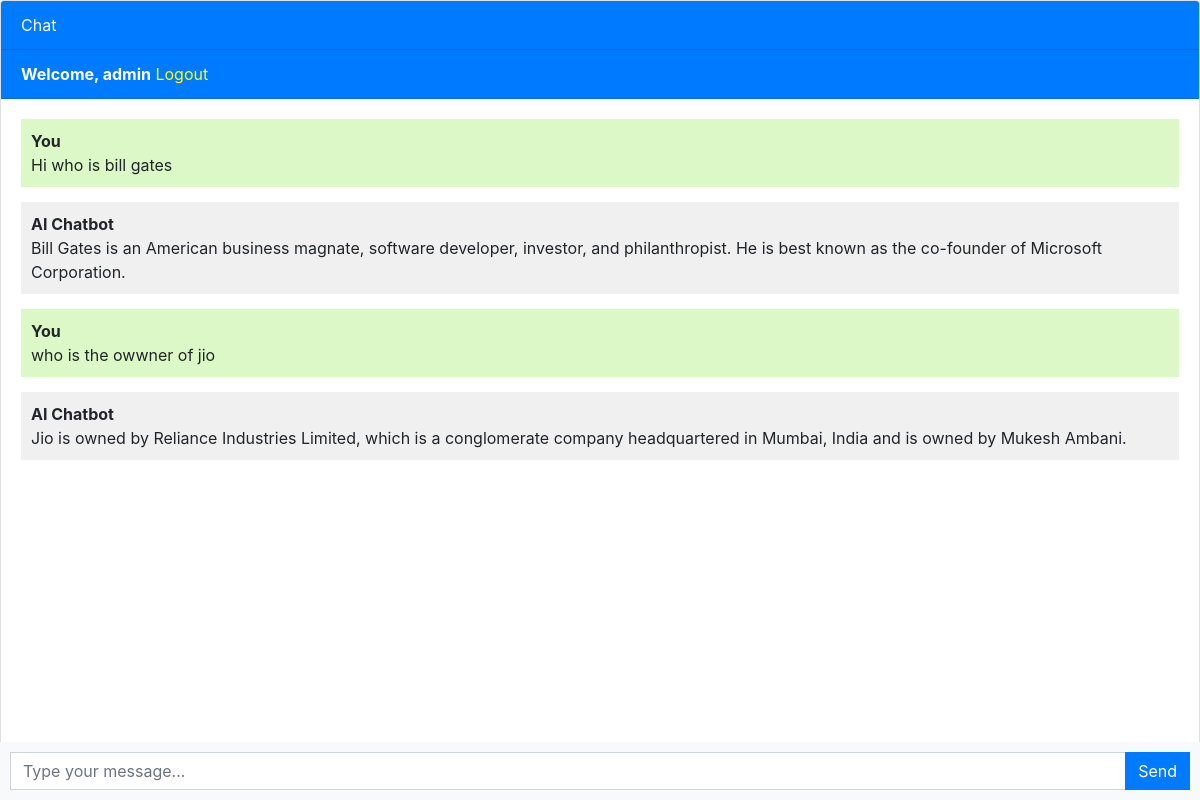
Screenshot of / (signed in) with the database file from the repository.
### chatbot/models.py (models this page shows, shortened)
class Chat(models.Model):
    user = models.ForeignKey(User , on_delete=models.CASCADE)
    message = models.TextField()
    response = models.TextField()
    created_at = models.DateTimeField(auto_now_add=True)

### chatbot/views.py (the view)
# urls.py: path('', views.chatbot, name='chatbot'),
def chatbot(request):
    chats = Chat.objects.filter(user=request.user)
    if request.method == 'POST':
        message = request.POST.get('message')
        response = ask_openai(message)
        chat = Chat(user=request.user , message=message ,response=response, created_at=timezone.now())
        chat.save()
        return JsonResponse({'message':message,'response':response})
    return render(request,"chatbot.html" ,{'chats':chats})

### templates/chatbot.html (shortened to what this page needs)
{% extends 'base.html' %}
{% block content %}
<div class="chat-container">
  <div class="card flex-grow-1">
    <div class="card-header bg-primary text-white">Chat</div>
    {% if user.is_authenticated %}
    <div class="card-header bg-primary text-white"><b>Welcome, {{user.username}}</b>   <a href="logout" style="color: yellow;">Logout</a></div>
    {% else %}
    <div class="card-header bg-primary text-white"><a href="login" style="color: yellow;">Login</a>    <a href="register" style="color: yellow;">Register</a></div>
    {% endif %}
    <div class="card-body messages-box">
      <ul class="list-unstyled messages-list">
        {% for chat in chats %}
          {% if chat.user == request.user %}
            <li class="message sent">
          <div class="message-text">
            <div class="message-sender">
              <b>You</b>
            </div>
            <div class="message-content">
             {{chat.message}}
            </div>
          </div>
        </li>
        <li class="message received">
          <div class="message-text">
            <div class="message-sender">
              <b>AI Chatbot</b>
            </div>
            <div class="message-content">
              {{chat.response}}
            </div>
          </div>
        </li>
          {% endif %}
        {% endfor %}
      </ul>
    </div>
    <br><br>
    <br><br>
    <br><br>
  </div>
  <form class="message-form">
    <div class="input-group">
      <input type="text" class="form-control message-input" placeholder="Type your message...">
      <div class="input-group-append">
        <button type="submit" class="btn btn-primary btn-send">Send</button>
      </div>
    </div>
  </form>
</div>
{% endblock %}

### templates/chatbot.html (style rules this page uses)
body, html { height: 100%; }
.messages-box { flex: 1; overflow-y: auto; }
.messages-list { padding-left: 0; }
.message { margin-bottom: 15px; list-style: none; }
.message-text { padding: 10px; border-radius: 5px; }
.sent { background-color: #dcf8c6; align-self: flex-end; }
.received { background-color: #f1f0f0; align-self: flex-start; }
.message-form { display: flex; position: fixed; bottom: 0; left: 0; right: 0; padding: 10px; background-color: #f8f9fa; }
.message-input { flex: 1; border-radius: 0; border-right: none; }
.btn-send { border-radius: 0; }
.chat-container { height: 100%; display: flex; flex-direction: column; }

### rows the page displays
Chat: message "Hi who is bill gates", response "Bill Gates is an American business magnate, software developer, investor, and philanthropist. He is best known as the co-founder of Microsoft Corporation."
Chat: message "who is the owwner of jio", response "Jio is owned by Reliance Industries Limited, which is a conglomerate company headquartered in Mumbai, India and is owned by Mukesh Ambani."

### other values shown
{{ user.username }} "admin"
